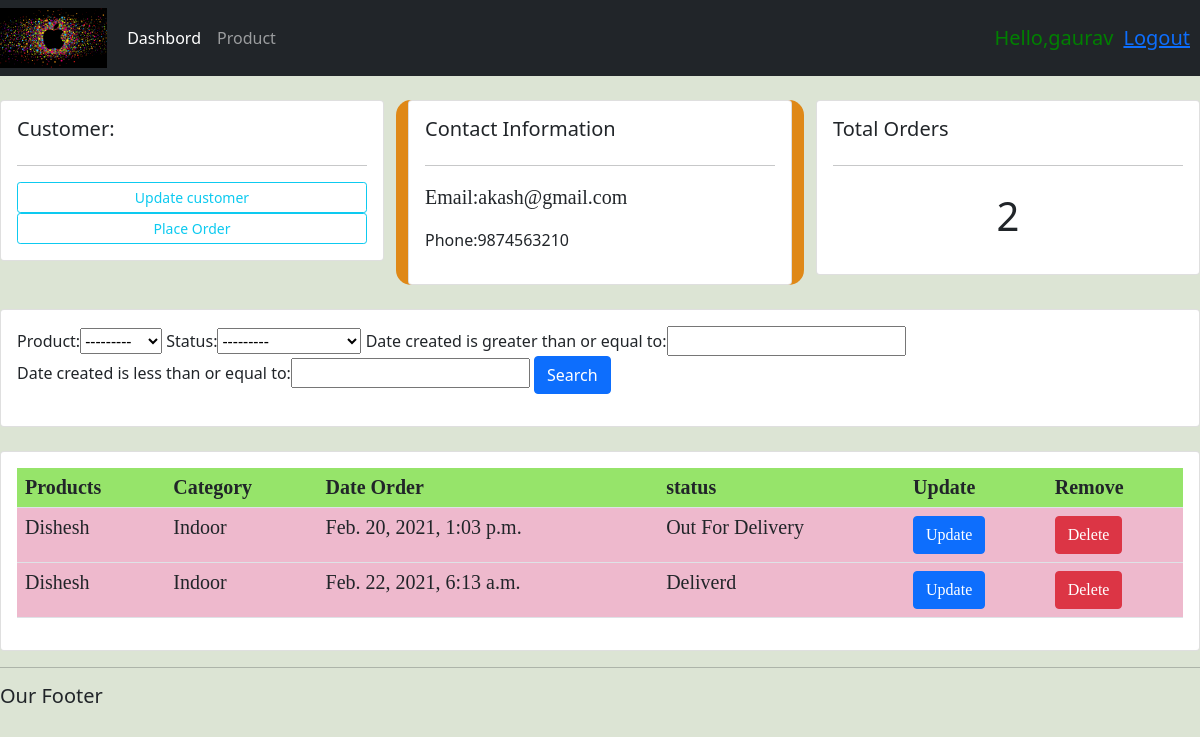
/customers/2/ (signed in), run on the app's committed database.
### app/models.py (models this page shows, shortened)
class Customer(models.Model):
    user = models.OneToOneField(User,null=True,blank=True, on_delete=models.CASCADE)
    name = models.CharField(max_length=200,null=True)
    phone = models.CharField(max_length=200, null=True)
    email = models.CharField(max_length=200, null=True)
    profile_pic = models.ImageField(default="profile.png",null=True,blank=True)
    date_created = models.DateTimeField(auto_now_add=True)

class Order(models.Model):
    STATUS = (
        ('Pending', 'Pending'),
        ('Out For Delivery','Out For Delivery'),
        ('Deliverd','Deliverd'),
    )
    customer=models.ForeignKey(Customer,null=True,on_delete=models.SET_NULL)
    product=models.ForeignKey(Product,null=True,on_delete=models.SET_NULL)
    date_created = models.DateTimeField(auto_now_add=True,null=True)
    status = models.CharField(max_length=200,null=True,choices=STATUS)

class Product(models.Model):
    CATEGORY=(
        ('Indoor', 'Indoor'),
        ('Out Door', 'Out Door'),
    )
    name = models.CharField(max_length=200,null=True)
    price = models.FloatField(null=True)
    category = models.CharField(max_length=200,null=True,choices=CATEGORY)
    description = models.CharField(max_length=200,null=True)
    date_created = models.DateTimeField(auto_now_add=True,null=True)
    tags = models.ManyToManyField(Tags)
    def __str__(self):
        return self.name

### app/decorators.py (the view)
        def wrapper_func(request, *args, **kwargs):
            group = None
            if request.user.groups.exists():
                group = request.user.groups.all()[0].name
            if group in allowed_roles:
                return view_func(request,*args,**kwargs)
            else:
                return HttpResponse('Yor are not authurised person to visit this page')

### app/views.py (called while the page is built)
@login_required(login_url='login')
@allowed_users(allowed_roles=['admin'])
def customers(request, pk_test):
    customer = Customer.objects.get(id=pk_test)
    orders = customer.order_set.all()
    myFilter =OrderFilter(request.GET,queryset=orders)
    orders=myFilter.qs
    order_count = orders.count()
    context ={'customer': customer,'orders': orders,'order_count': order_count,'myFilter': myFilter}
    return render(request,'app/customer.html',context)

### app/templates/app/customer.html
{% extends 'app/main.html' %}
{% block content %}
<br>
<div class="row">
    <div class="col-md">
        <div class="card card-body">
            <h5>Customer:</h5>
            <hr>
            <a class="btn btn-outline-info btn-sm btn-block" href="">Update customer</a>
            <a class="btn btn-outline-info btn-sm btn-block" href="{% url 'create_order' customer.id %}">Place Order</a>
        </div>
    </div>
    <div class="col-md"  style="background-color: rgb(223, 136, 23); border-radius: 15px;">
        <div class="card card-body">
            <h5>Contact Information</h5>
            <hr>
            <p style="font-size: 20px;font-family: italic;">Email:{{customer.email}}</p>
            <p>Phone:{{customer.phone}} </p>
        </div>
    </div>
    <div class="col-md">
        <div class="card card-body">
            <h5>Total Orders</h5>
            <hr>
            <h1 style="text-align:center;padding: 10px;">{{order_count}}</h1>
        </div>
    </div>
</div>
<br>
<div class="row">
    <div class="col">
        <div class="card card-body">
            <form action="" method="get">
                {{myFilter.form}}
                <button class="btn btn-primary" type="submit">
                    Search
                </button>
            </form>
        </div>
    </div>
</div>
<br>
<div class="row">
    <div class="col">
        <div class="card card-body">
            <table class="table table-sm;" style="background-color: rgb(238, 185, 205); font-size: 20px; font-family:serif">
                <tr style="background-color: rgb(150, 228, 106);">
                    <th>Products</th>
                    <th>Category</th>
                    <th>Date Order</th>
                    <th>status</th>
                    <th>Update</th>
                    <th>Remove</th>
                </tr>
                {% for order in orders %}
                <tr>
                    <td>{{order.product}}</td>
                    <td>{{order.product.category}}</td>
                    <td>{{order.date_created}}</td>
                    <td>{{order.status}}</td>
                    <td>
                        <a href="{% url 'update_order' order.id %}" class="btn btn-primary">Update</a>
                    </td>
                    <td>
                        <a href="{% url 'delete_order' order.id %}" class="btn btn-danger">Delete</a>
                    </td>
                </tr>
                {% endfor %}
            </table>
        </div>
    </div>
</div>
{% endblock %}

### app/templates/app/navbar.html (shortened to what this page needs)
{% load static %}
<nav class="navbar navbar-expand-lg navbar-dark bg-dark">
  <img src="{% static 'images/crm3.png' %}" width="10%" height="60" border-radius="20px;">
        <div class="container-fluid">
          <div class="collapse navbar-collapse" id="navbarNavAltMarkup">
            <div class="navbar-nav">
              {% if request.user.is_staff %}
              <a href="{% url 'home' %}" class="nav-link active" aria-current="page" >Dashbord</a>
              <a class="nav-link" href="{% url 'products' %}">Product</a>
              {% else %}
              <li class="nav-item">
                <a class="nav-link" href="{% url 'account' %}">settings</a>
              </li>
              {% endif %}
            </div>
          </div>
        </div>
        <span class="hello-msg">Hello,{{request.user}} </span>
        <span class="hello-msg" ><a href="{% url 'logout' %}">Logout</a></span>
      </nav>

### app/static/css/main.css (style rules this page uses)
body { background-color:rgb(220, 228, 212); }

### app/templates/app/navbar.html (style rules this page uses)
.hello-msg { font-size:20px; color:green; margin-right: 10px; }

### data on the page
Customer: email "akash@gmail.com", phone "9874563210"
Order: product "Dishesh", product.category "Indoor", date_created "Feb. 20, 2021, 1:03 p.m.", status "Out For Delivery"
Order: product "Dishesh", product.category "Indoor", date_created "Feb. 22, 2021, 6:13 a.m.", status "Deliverd"

### other printed values
{{ request.user }} "gaurav"
{{ order_count }} "2"
